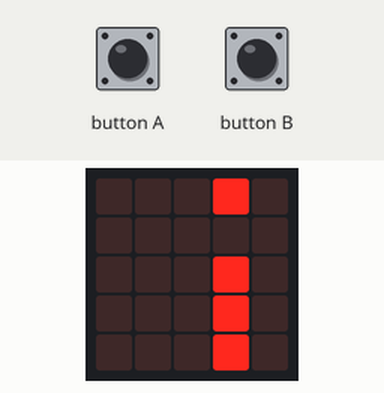
Simulated run of this program. Board: BBC micro:bit (MakeCode). Shown: the board's 5×5 LED display. The inputs (shaded band) are chosen by the test bench. Random numbers come from a fixed seed; the run ends where the board's game-over animation would start. At 7.2 s the program stops and its outputs stay as they are.

Above: at 1.2 s.
1.3 s: button A pressed for 0.15 s
At 2.3 s:
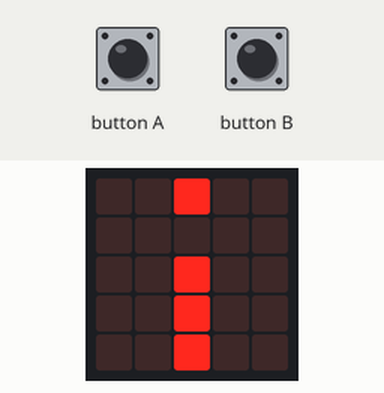
At 7.9 s:
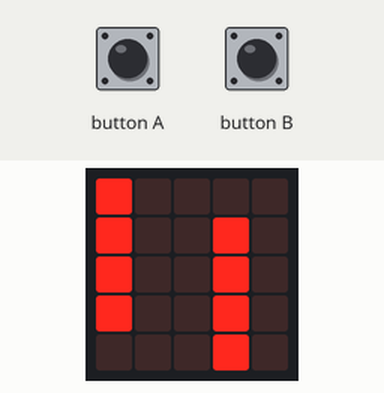
Timing chart, 0 to 8.7 s (numbered marks = the images above; inputs shaded):
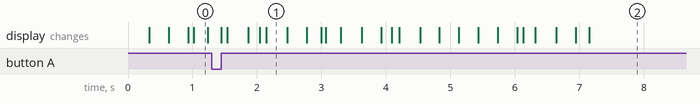

The program:

main.ts
```typescript
input.onButtonPressed(Button.A, function () {
    Bird.change(LedSpriteProperty.Y, -1)
})
input.onButtonPressed(Button.B, function () {
    Bird.change(LedSpriteProperty.Y, 1)
})
let Empty_obstakels = 0
let Ticks = 0
let Bird: game.LedSprite = null
Bird = game.createSprite(0, 2)
Bird.set(LedSpriteProperty.Blink, 300)
let Obstakels: game.LedSprite[] = []
basic.forever(function () {
    while (Obstakels.length > 0 && Obstakels[0].get(LedSpriteProperty.X) == 0) {
        Obstakels.removeAt(0).delete()
    }
    for (let Obstakel_2 of Obstakels) {
        Obstakel_2.change(LedSpriteProperty.X, -1)
    }
    if (Ticks % 3 == 0) {
        Empty_obstakels = randint(0, 4)
        for (let Index2 = 0; Index2 <= 4; Index2++) {
            if (Index2 != Empty_obstakels) {
                Obstakels.push(game.createSprite(4, Index2))
            }
        }
    }
    for (let Obstakel_3 of Obstakels) {
        if (Obstakel_3.get(LedSpriteProperty.X) == Bird.get(LedSpriteProperty.X) && Obstakel_3.get(LedSpriteProperty.Y) == Bird.get(LedSpriteProperty.Y)) {
            game.gameOver()
        }
    }
    Ticks += 1
    basic.pause(1000)
})
```

test.ts
```typescript
// tests gaan hier; deze zal niet worden gecompileerd wanneer dit pakket wordt gebruikt als extensie.
```
